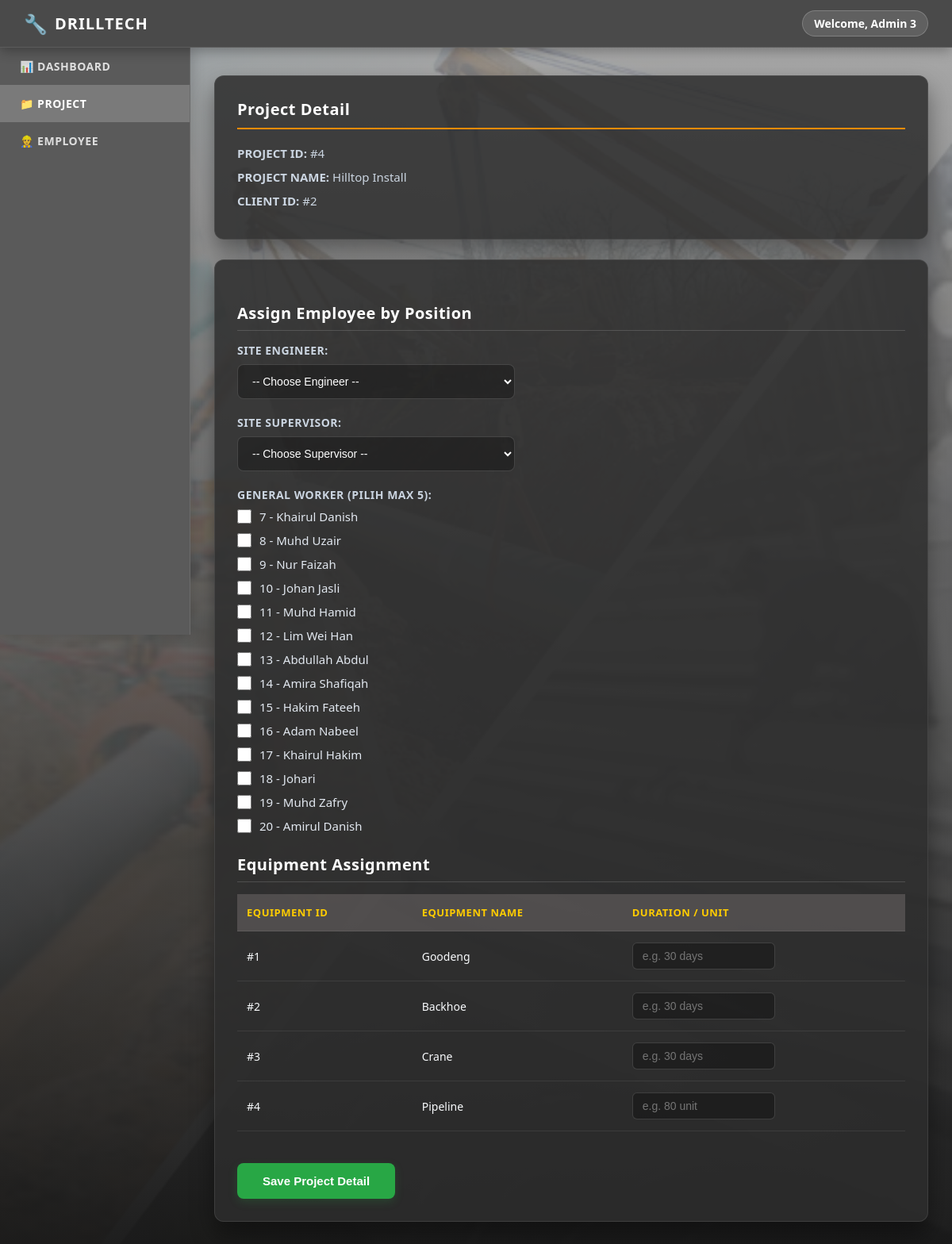
Page /projectdetailsAD.php?id=4 (signed in) on the committed database.
### tables this page shows
CREATE TABLE `project` (
  `Project_ID` int(11) NOT NULL,
  `Project_Name` varchar(100) DEFAULT NULL,
  `Project_Location` varchar(100) DEFAULT NULL,
  `Project_Value` decimal(10,2) DEFAULT NULL,
  `Project_Status` varchar(50) DEFAULT NULL,
  `Client_ID` int(11) DEFAULT NULL
);

CREATE TABLE `employee` (
  `Employee_ID` int(11) NOT NULL,
  `Employee_Name` varchar(100) DEFAULT NULL,
  `Employee_Contact` varchar(50) DEFAULT NULL,
  `Employee_Gender` varchar(10) DEFAULT NULL,
  `Employee_Position` varchar(50) DEFAULT NULL,
  `Employee_Address` varchar(200) DEFAULT NULL
);

CREATE TABLE `equipment` (
  `Equipment_ID` int(11) NOT NULL,
  `Equipment_Quantity` int(11) DEFAULT NULL,
  `Equipment_Name` varchar(100) DEFAULT NULL
);

### projectdetailsAD.php (the view, shortened to what this page needs)
<?php
include("database.php");
$admin_name = $_SESSION['admin_name'] ?? 'Admin';
$projectID = $_GET['id'];
$query = "SELECT * FROM project WHERE Project_ID='$projectID'";
$result = mysqli_query($conn, $query);
$project = mysqli_fetch_assoc($result);
$workers     = mysqli_query($conn, "SELECT Employee_ID, Employee_Name FROM employee WHERE Employee_Position='General Worker'");
$equipments = mysqli_query($conn, "SELECT * FROM equipment");
?>
<!DOCTYPE html>
<html lang="en">
<head>
</head>
<body>
    <div class="header">
        <div class="logo">
            <span style="font-size: 24px; margin-right: 8px;">🔧</span>
            DRILLTECH
        </div>
        <div class="header-welcome">Welcome, <?php echo htmlspecialchars($admin_name); ?></div>
    </div>
    <div class="wrapper">
        <div class="sidebar">
            <a href="admin.php">📊 DASHBOARD</a>
            <a href="projectAD.php" class="active">📁 PROJECT</a>
            <a href="employeeAD.php">👷 EMPLOYEE</a>
        </div>
        <div class="content">
            <div class="box">
                <h2>Project Detail</h2>
                <p><b>PROJECT ID:</b> #<?php echo htmlspecialchars($project['Project_ID']); ?></p>
                <p><b>PROJECT NAME:</b> <?php echo htmlspecialchars($project['Project_Name']); ?></p>
                <p><b>CLIENT ID:</b> #<?php echo htmlspecialchars($project['Client_ID']); ?></p>
            </div>
            <div class="form-box">
                <form method="post">
                    <h3>Assign Employee by Position</h3>
                    <label>Site Engineer:</label>
                    <select name="engineer" required>
                        <option value="">-- Choose Engineer --</option>
                    </select>
                    <label>Site Supervisor:</label>
                    <select name="supervisor" required>
                        <option value="">-- Choose Supervisor --</option>
                    </select>
                    <label>General Worker (pilih max 5):</label>
                    <?php while($row = mysqli_fetch_assoc($workers)){ ?>
                        <div class="checkbox-item">
                            <input type="checkbox" name="workers[]" value="<?php echo $row['Employee_ID']; ?>">
                            <span><?php echo $row['Employee_ID']." - ".$row['Employee_Name']; ?></span>
                        </div>
                    <?php } ?>
                    <h3>Equipment Assignment</h3>
                    <table>
                        <thead>
                            <tr>
                                <th>Equipment ID</th>
                                <th>Equipment Name</th>
                                <th>Duration / Unit</th>
                            </tr>
                        </thead>
                        <tbody>
                            <?php while($eq = mysqli_fetch_assoc($equipments)){ ?>
                            <tr>
                                <td>#<?php echo htmlspecialchars($eq['Equipment_ID']); ?></td>
                                <td><?php echo htmlspecialchars($eq['Equipment_Name']); ?></td>
                                <td>
                                    <?php if(strtolower($eq['Equipment_Name']) == "pipeline"){ ?>
                                        <input type="text" name="duration[<?php echo $eq['Equipment_ID']; ?>]" placeholder="e.g. 80 unit">
                                    <?php } else { ?>
                                        <input type="text" name="duration[<?php echo $eq['Equipment_ID']; ?>]" placeholder="e.g. 30 days">
                                    <?php } ?>
                                </td>
                            </tr>
                            <?php } ?>
                        </tbody>
                    </table>
                    <button type="submit">Save Project Detail</button>
                </form>
            </div>
        </div>
    </div>
</body>
</html>

### projectdetailsAD.php (style rules this page uses)
* { margin: 0; padding: 0; box-sizing: border-box; }
body { font-family: system-ui, -apple-system, BlinkMacSystemFont, "Segoe UI", Roboto, sans-serif; background: linear-gradient(rgba(74, 74, 74, 0.45), rgba(15, 15, 15, 0.95)), url('images/construction_bg.jpg') center/cover no-repeat fixed; color: #f8fafc; min-height: 100vh; }
.header { background: #4a4a4a; border-bottom: 1px solid rgba(255, 255, 255, 0.1); padding: 0 30px; display: flex; align-items: center; justify-content: space-between; position: fixed; top: 0; left: 0; right: 0; height: 60px; z-index: 1000; box-shadow: 0 4px 15px rgba(0, 0, 0, 0.3); }
.logo { display: flex; align-items: center; font-size: 20px; font-weight: 800; color: white; letter-spacing: 1px; }
.header-welcome { font-size: 14px; font-weight: 600; color: #fff; background: rgba(255, 255, 255, 0.12); border: 1px solid rgba(255, 255, 255, 0.2); padding: 6px 14px; border-radius: 20px; }
.wrapper { display: flex; margin-top: 60px; }
.sidebar { width: 240px; background: #5a5a5a; border-right: 1px solid rgba(255, 255, 255, 0.1); min-height: calc(100vh - 60px); position: fixed; top: 60px; left: 0; z-index: 90; box-shadow: 4px 0 15px rgba(0, 0, 0, 0.15); }
.sidebar a { display: flex; align-items: center; padding: 14px 25px; color: rgba(255, 255, 255, 0.8); text-decoration: none; font-size: 14px; font-weight: 600; letter-spacing: 0.5px; transition: all 0.2s ease; }
.sidebar a:hover, .sidebar a.active { color: #fff; background: #7a7a7a; }
.content { flex: 1; margin-left: 240px; padding: 35px 30px; }
.box, .form-box { background: rgba(45, 45, 45, 0.85); border: 1px solid rgba(120, 120, 120, 0.25); border-radius: 12px; padding: 28px; margin-bottom: 25px; box-shadow: 0 15px 30px rgba(0, 0, 0, 0.4); }
.box h2, .form-box h3 { font-size: 20px; font-weight: 700; letter-spacing: 0.5px; margin-bottom: 20px; border-bottom: 2px solid #ff8c00; padding-bottom: 10px; color: #fff; }
.box p { margin-bottom: 10px; font-size: 15px; color: #cbd5e1; }
.form-box h3 { margin: 25px 0 15px; border-bottom: 1px solid rgba(255, 255, 255, 0.15); padding-bottom: 8px; }
.form-box label { font-weight: 600; display: block; margin-bottom: 8px; font-size: 14px; color: #cbd5e1; text-transform: uppercase; letter-spacing: 0.5px; }
.form-box select { padding: 12px 14px; border-radius: 8px; border: 1px solid rgba(255, 255, 255, 0.15); background: rgba(0, 0, 0, 0.3); color: white; font-size: 14px; width: 100%; max-width: 350px; margin-bottom: 20px; outline: none; transition: all 0.3s; }
select option { background-color: #282828; color: white; }
.checkbox-item { display: flex; align-items: center; gap: 10px; margin-bottom: 10px; font-size: 15px; color: #e2e8f0; }
.checkbox-item input[type="checkbox"] { accent-color: #ff8c00; width: 18px; height: 18px; cursor: pointer; }
.form-box input[type="text"] { padding: 8px 12px; border-radius: 6px; border: 1px solid rgba(255, 255, 255, 0.15); background: rgba(0, 0, 0, 0.3); color: white; font-size: 14px; width: 100%; max-width: 180px; outline: none; transition: border-color 0.2s; }
table { width: 100%; border-collapse: collapse; margin-top: 15px; margin-bottom: 20px; }
th, td { padding: 14px 12px; text-align: left; border-bottom: 1px solid rgba(255, 255, 255, 0.08); font-size: 14px; }
th { background: rgba(130, 124, 124, 0.4); color: #ffcc00; font-weight: 700; font-size: 13px; text-transform: uppercase; letter-spacing: 0.5px; }
.form-box button { margin-top: 20px; padding: 14px 32px; background: #28a745; color: white; border: none; border-radius: 8px; font-size: 15px; font-weight: 700; cursor: pointer; transition: all 0.2s ease; box-shadow: 0 4px 12px rgba(40, 167, 69, 0.2); }

### rows in the picture
project: Project_ID "4", Project_Name "Hilltop Install", Client_ID "2"
employee: Employee_ID "7", Employee_Name "Khairul Danish"
employee: Employee_ID "8", Employee_Name "Muhd Uzair"
employee: Employee_ID "9", Employee_Name "Nur Faizah"
employee: Employee_ID "10", Employee_Name "Johan Jasli"
employee: Employee_ID "11", Employee_Name "Muhd Hamid"
employee: Employee_ID "12", Employee_Name "Lim Wei Han"
employee: Employee_ID "13", Employee_Name "Abdullah Abdul"
employee: Employee_ID "14", Employee_Name "Amira Shafiqah"
employee: Employee_ID "15", Employee_Name "Hakim Fateeh"
employee: Employee_ID "16", Employee_Name "Adam Nabeel"
employee: Employee_ID "17", Employee_Name "Khairul Hakim"
employee: Employee_ID "18", Employee_Name "Johari"
employee: Employee_ID "19", Employee_Name "Muhd Zafry"
employee: Employee_ID "20", Employee_Name "Amirul Danish"
equipment: Equipment_ID "1", Equipment_Name "Goodeng"
equipment: Equipment_ID "2", Equipment_Name "Backhoe"
equipment: Equipment_ID "3", Equipment_Name "Crane", Equipment_ID "e.g. 30 days"
equipment: Equipment_ID "4", Equipment_Name "Pipeline"

### other values in the picture
$admin_name "Admin 3"
